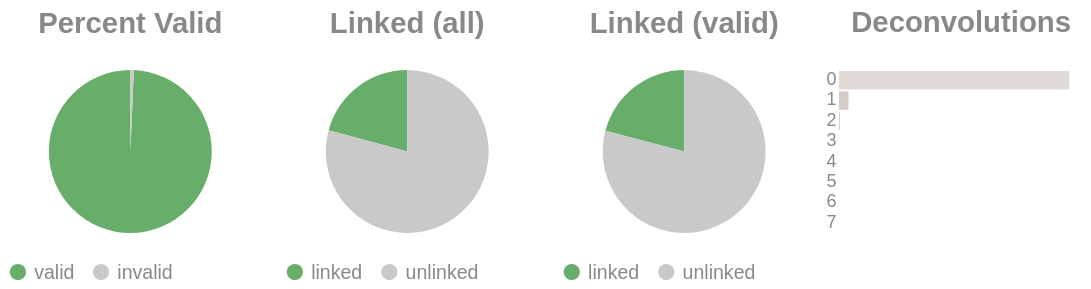

Notebook source saved alongside this figure:
### Code cell
if SKIPLR:
    pass
else:
    clash = Counter()
    for i in valids['molecule'].to_list():
        _mol = i.split("-")
        if len(_mol) == 1:
            clash.update('0')
        else:
            clash.update(_mol[-1])

    _d = {"deconvolutions": [], 'count': []}
    for k,v in clash.items():
        _d['deconvolutions'].append(k)
        _d['count'].append(v)

    tot_valid = valids['reads'].sum()
    mask = valids['reads'] >= 2
    n_linked_reads = valids.filter(mask)['reads'].sum()
    if n_linked_reads == 0:
        print_html("No linked molecules (>=2 reads) were detected; skipping linked-only distributions.")
        SKIPLR = True
    else:
        perc_valid = round(tot_valid / n_reads, 4)
        linked_perc_abs = round(n_linked_reads / n_reads, 4)
        linked_perc = round(n_linked_reads / tot_valid, 4)

    _valid = pl.DataFrame({"valids": ['valid', 'invalid'], "count": [tot_valid, n_reads - tot_valid]})
    _linked_abs = pl.DataFrame({"linked (absolute)": ['linked', 'unlinked'], "count": [n_linked_reads, n_reads - n_linked_reads]})
    _linked_rel = pl.DataFrame({"linked (valids)": ['linked', 'unlinked'], "count": [n_linked_reads, tot_valid - n_linked_reads]})

    (
        alt.hconcat(
            piechart(_valid, goodval = 'valid', title = "Percent Valid"),
            piechart(_linked_abs, goodval = "linked", title =  "Linked (all)"),
            piechart(_linked_rel, goodval = "linked", title =  "Linked (valid)"),
            convolutionbar(pl.DataFrame(_d), title = "Deconvolutions"),
            center = True,
            bounds = 'flush'
        )
        .resolve_scale(color='independent')
        .resolve_legend('independent')
        .properties(usermeta={'embedOptions': {"actions": False}})
    ).display()

### Figure 1 — Vega-Lite specification as saved in the notebook (floating-point values rounded to 4 significant figures)
{"width": "container", "height": 400, "config": {"title": {"anchor": "start", "dy": -15, "fontSize": 18, "color": "#888888", "subtitleColor": "#888888", "subtitleFontSize": 14}, "arc": {"fill": "#0072B2"}, "axis": {"domainColor": "#888888", "domainWidth": 0.5, "gridWidth": 0.2, "grid": false, "titleFontWeight": 400, "titleFontSize": 15, "labelFontSize": 11, "labelColor": "#888888", "tickColor": "#888888", "tickWidth": 0.2, "titleColor": "#888888"}, "axisBand": {"grid": false}, "axisX": {"grid": true, "tickSize": 10, "domainCap": "round"}, "axisY": {"domain": false, "grid": true, "tickSize": 0, "domainCap": "round"}, "background": "transparent", "header": {"labelFontSize": 15, "labelColor": "#888888", "titleFontSize": 15, "titleFontWeight": 600, "titleColor": "#888888"}, "legend": {"labelFont": "sans-serif", "labelFontSize": 12, "labelColor": "#888888", "symbolSize": 100, "symbolType": "circle", "titleFontSize": 12, "titlePadding": 10, "titleColor": "#888888", "title": null}, "range": {"category": ["#E69F00", "#56B4E9", "#009E73", "#F0E442", "#0072B2", "#D55E00", "#CC79A7", "#000000"], "diverging": ["#cfe8f3", "#a2d4ec", "#73bfe2", "#46abdb", "#1696d2", "#12719e"]}, "area": {"fill": "#0072B2", "fillOpacity": 0.7, "line": true, "strokeOpacity": 0.7}, "line": {"color": "#0072B2", "stroke": "#0072B2", "strokeWidth": 2}, "trail": {"color": "#0072B2", "stroke": "#0072B2", "strokeWidth": 0, "size": 1}, "point": {"filled": true, "fillOpacity": 1.0, "size": 95}, "text": {"color": "#888888", "fontSize": 11, "align": "right", "fontWeight": 400, "size": 11}, "bar": {"fill": "#0072B2", "stroke": null}, "view": {"stroke": null, "continuousWidth": 660, "continuousHeight": 400}}, "hconcat": [{"data": {"name": "data-2d5cabef68ee21ddd39d8016f81040b2"}, "mark": {"type": "arc"}, "encoding": {"color": {"field": "valids", "legend": {"orient": "bottom", "title": null}, "scale": {"domain": ["valid", "invalid"], "range": ["#68ae6b", "#C9C9C9"]}, "title": "Valids", "type": "nominal"}, "theta": {"field": "count", "type": "quantitative"}, "tooltip": [{"field": "valids", "title": "Valids", "type": "ordinal"}, {"field": "percent", "format": ".2%", "title": "Percent", "type": "quantitative"}, {"field": "count", "title": "Count", "type": "quantitative"}]}, "height": 100, "title": {"text": "Percent Valid", "align": "center", "anchor": "middle"}, "transform": [{"calculate": "datum.count / 5076053", "as": "percent"}], "width": 150}, {"data": {"name": "data-33c9243cb84470ed50978aa3833c8a15"}, "mark": {"type": "arc"}, "encoding": {"color": {"field": "linked (absolute)", "legend": {"orient": "bottom", "title": null}, "scale": {"domain": ["linked", "unlinked"], "range": ["#68ae6b", "#C9C9C9"]}, "title": "Linked (Absolute)", "type": "nominal"}, "theta": {"field": "count", "type": "quantitative"}, "tooltip": [{"field": "linked (absolute)", "title": "Linked (Absolute)", "type": "ordinal"}, {"field": "percent", "format": ".2%", "title": "Percent", "type": "quantitative"}, {"field": "count", "title": "Count", "type": "quantitative"}]}, "height": 100, "title": {"text": "Linked (all)", "align": "center", "anchor": "middle"}, "transform": [{"calculate": "datum.count / 5076053", "as": "percent"}], "width": 150}, {"data": {"name": "data-ac107b9ca15bcfd04770ae632a881a12"}, "mark": {"type": "arc"}, "encoding": {"color": {"field": "linked (valids)", "legend": {"orient": "bottom", "title": null}, "scale": {"domain": ["linked", "unlinked"], "range": ["#68ae6b", "#C9C9C9"]}, "title": "Linked (Valids)", "type": "nominal"}, "theta": {"field": "count", "type": "quantitative"}, "tooltip": [{"field": "linked (valids)", "title": "Linked (Valids)", "type": "ordinal"}, {"field": "percent", "format": ".2%", "title": "Percent", "type": "quantitative"}, {"field": "count", "title": "Count", "type": "quantitative"}]}, "height": 100, "title": {"text": "Linked (valid)", "align": "center", "anchor": "middle"}, "transform": [{"calculate": "datum.count / 5040894", "as": "percent"}], "width": 150}, {"data": {"name": "data-f02a3e376473a8062d77e027a694ddfa"}, "mark": {"type": "bar"}, "encoding": {"color": {"field": "deconvolutions", "legend": null, "scale": {"scheme": "lightgreyred"}, "type": "nominal"}, "tooltip": [{"field": "deconvolutions", "title": "Deconvolutions", "type": "ordinal"}, {"field": "percent", "format": ".2%", "title": "Percent", "type": "quantitative"}, {"field": "count", "title": "Count", "type": "quantitative"}], "x": {"axis": null, "field": "count", "type": "quantitative"}, "y": {"field": "deconvolutions", "sort": "ascending", "title": null, "type": "nominal"}}, "height": 100, "title": {"text": "Deconvolutions", "align": "center", "anchor": "middle"}, "transform": [{"calculate": "datum.count / 4432503", "as": "percent"}], "width": 150}], "bounds": "flush", "center": true, "resolve": {"legend": {"angle": "independent"}, "scale": {"color": "independent"}}, "usermeta": {"embedOptions": {"actions": false}}, "$schema": "https://vega.github.io/schema/vega-lite/v6.1.0.json", "datasets": {"data-2d5cabef68ee21ddd39d8016f81040b2": [{"valids": "valid", "count": 5040894}, {"valids": "invalid", "count": 35159}], "data-33c9243cb84470ed50978aa3833c8a15": [{"linked (absolute)": "linked", "count": 1054725}, {"linked (absolute)": "unlinked", "count": 4021328}], "data-ac107b9ca15bcfd04770ae632a881a12": [{"linked (valids)": "linked", "count": 1054725}, {"linked (valids)": "unlinked", "count": 3986169}], "data-f02a3e376473a8062d77e027a694ddfa": [{"deconvolutions": "0", "count": 4240646}, {"deconvolutions": "1", "count": 175828}, {"deconvolutions": "2", "count": 14216}, {"deconvolutions": "3", "count": 1564}, {"deconvolutions": "4", "count": 207}, {"deconvolutions": "5", "count": 37}, {"deconvolutions": "6", "count": 4}, {"deconvolutions": "7", "count": 1}]}}
